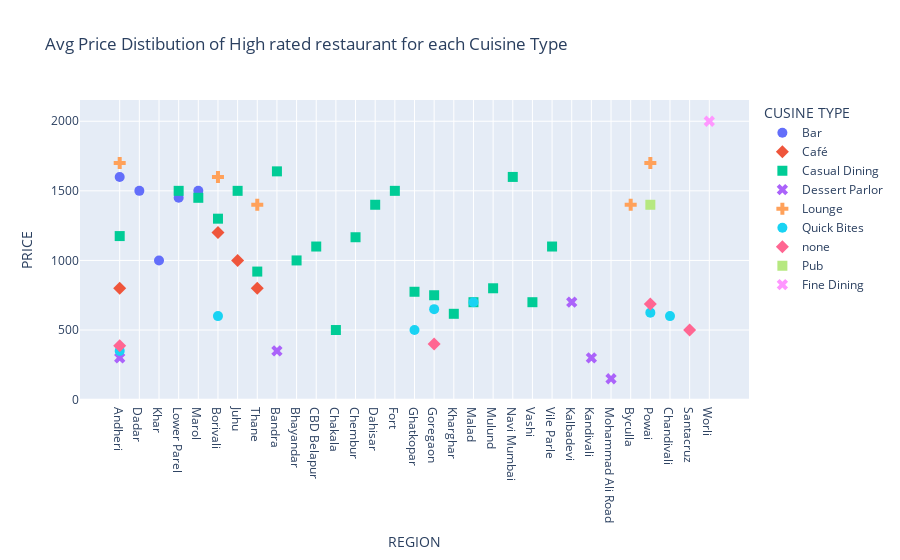

Source (notebook cell):
### Code cell
fig = px.scatter(highest_rated_price_df, x="REGION", y="PRICE", color="CUSINE TYPE", symbol="CUSINE TYPE",  
           title=' Avg Price Distibution of High rated restaurant for each Cuisine Type').update_traces(marker_size=10)
 
fig.show()

### Figure 1 — Plotly figure (JSON) as saved in the notebook; plotly's stock layout.template omitted (floating-point values rounded to 4 significant figures)
{"data": [{"hovertemplate": "CUSINE TYPE=Bar<br>REGION=%{x}<br>PRICE=%{y}<extra></extra>", "legendgroup": "Bar", "marker": {"color": "#636efa", "size": 10, "symbol": "circle"}, "mode": "markers", "name": "Bar", "orientation": "v", "showlegend": true, "type": "scatter", "x": ["Andheri", "Dadar", "Khar", "Lower Parel", "Marol"], "xaxis": "x", "y": [1600.0, 1500.0, 1000.0, 1450.0, 1500.0], "yaxis": "y"}, {"hovertemplate": "CUSINE TYPE=Café<br>REGION=%{x}<br>PRICE=%{y}<extra></extra>", "legendgroup": "Café", "marker": {"color": "#EF553B", "size": 10, "symbol": "diamond"}, "mode": "markers", "name": "Café", "orientation": "v", "showlegend": true, "type": "scatter", "x": ["Andheri", "Borivali", "Juhu", "Thane"], "xaxis": "x", "y": [800.0, 1200.0, 1000.0, 800.0], "yaxis": "y"}, {"hovertemplate": "CUSINE TYPE=Casual Dining<br>REGION=%{x}<br>PRICE=%{y}<extra></extra>", "legendgroup": "Casual Dining", "marker": {"color": "#00cc96", "size": 10, "symbol": "square"}, "mode": "markers", "name": "Casual Dining", "orientation": "v", "showlegend": true, "type": "scatter", "x": ["Andheri", "Bandra", "Bhayandar", "Borivali", "CBD Belapur", "Chakala", "Chembur", "Dahisar", "Fort", "Ghatkopar", "Goregaon", "Juhu", "Kharghar", "Lower Parel", "Malad", "Marol", "Mulund", "Navi Mumbai", "Thane", "Vashi", "Vile Parle"], "xaxis": "x", "y": [1175.0, 1640.0, 1000.0, 1300.0, 1100.0, 500.0, 1167.0, 1400.0, 1500.0, 775.0, 750.0, 1500.0, 616.7, 1500.0, 700.0, 1450.0, 800.0, 1600.0, 920.0, 700.0, 1100.0], "yaxis": "y"}, {"hovertemplate": "CUSINE TYPE=Dessert Parlor<br>REGION=%{x}<br>PRICE=%{y}<extra></extra>", "legendgroup": "Dessert Parlor", "marker": {"color": "#ab63fa", "size": 10, "symbol": "x"}, "mode": "markers", "name": "Dessert Parlor", "orientation": "v", "showlegend": true, "type": "scatter", "x": ["Andheri", "Bandra", "Kalbadevi", "Kandivali", "Mohammad Ali Road"], "xaxis": "x", "y": [300.0, 350.0, 700.0, 300.0, 150.0], "yaxis": "y"}, {"hovertemplate": "CUSINE TYPE=Lounge<br>REGION=%{x}<br>PRICE=%{y}<extra></extra>", "legendgroup": "Lounge", "marker": {"color": "#FFA15A", "size": 10, "symbol": "cross"}, "mode": "markers", "name": "Lounge", "orientation": "v", "showlegend": true, "type": "scatter", "x": ["Andheri", "Borivali", "Byculla", "Powai", "Thane"], "xaxis": "x", "y": [1700.0, 1600.0, 1400.0, 1700.0, 1400.0], "yaxis": "y"}, {"hovertemplate": "CUSINE TYPE=Quick Bites<br>REGION=%{x}<br>PRICE=%{y}<extra></extra>", "legendgroup": "Quick Bites", "marker": {"color": "#19d3f3", "size": 10, "symbol": "circle"}, "mode": "markers", "name": "Quick Bites", "orientation": "v", "showlegend": true, "type": "scatter", "x": ["Andheri", "Borivali", "Chandivali", "Ghatkopar", "Goregaon", "Malad", "Powai"], "xaxis": "x", "y": [350.0, 600.0, 600.0, 500.0, 650.0, 700.0, 625.0], "yaxis": "y"}, {"hovertemplate": "CUSINE TYPE=none<br>REGION=%{x}<br>PRICE=%{y}<extra></extra>", "legendgroup": "none", "marker": {"color": "#FF6692", "size": 10, "symbol": "diamond"}, "mode": "markers", "name": "none", "orientation": "v", "showlegend": true, "type": "scatter", "x": ["Andheri", "Goregaon", "Powai", "Santacruz"], "xaxis": "x", "y": [387.5, 400.0, 687.5, 500.0], "yaxis": "y"}, {"hovertemplate": "CUSINE TYPE=Pub<br>REGION=%{x}<br>PRICE=%{y}<extra></extra>", "legendgroup": "Pub", "marker": {"color": "#B6E880", "size": 10, "symbol": "square"}, "mode": "markers", "name": "Pub", "orientation": "v", "showlegend": true, "type": "scatter", "x": ["Powai"], "xaxis": "x", "y": [1400.0], "yaxis": "y"}, {"hovertemplate": "CUSINE TYPE=Fine Dining<br>REGION=%{x}<br>PRICE=%{y}<extra></extra>", "legendgroup": "Fine Dining", "marker": {"color": "#FF97FF", "size": 10, "symbol": "x"}, "mode": "markers", "name": "Fine Dining", "orientation": "v", "showlegend": true, "type": "scatter", "x": ["Worli"], "xaxis": "x", "y": [2000.0], "yaxis": "y"}], "layout": {"legend": {"title": {"text": "CUSINE TYPE"}, "tracegroupgap": 0}, "title": {"text": " Avg Price Distibution of High rated restaurant for each Cuisine Type"}, "xaxis": {"anchor": "y", "domain": [0, 1], "title": {"text": "REGION"}}, "yaxis": {"anchor": "x", "domain": [0, 1], "title": {"text": "PRICE"}}}}
